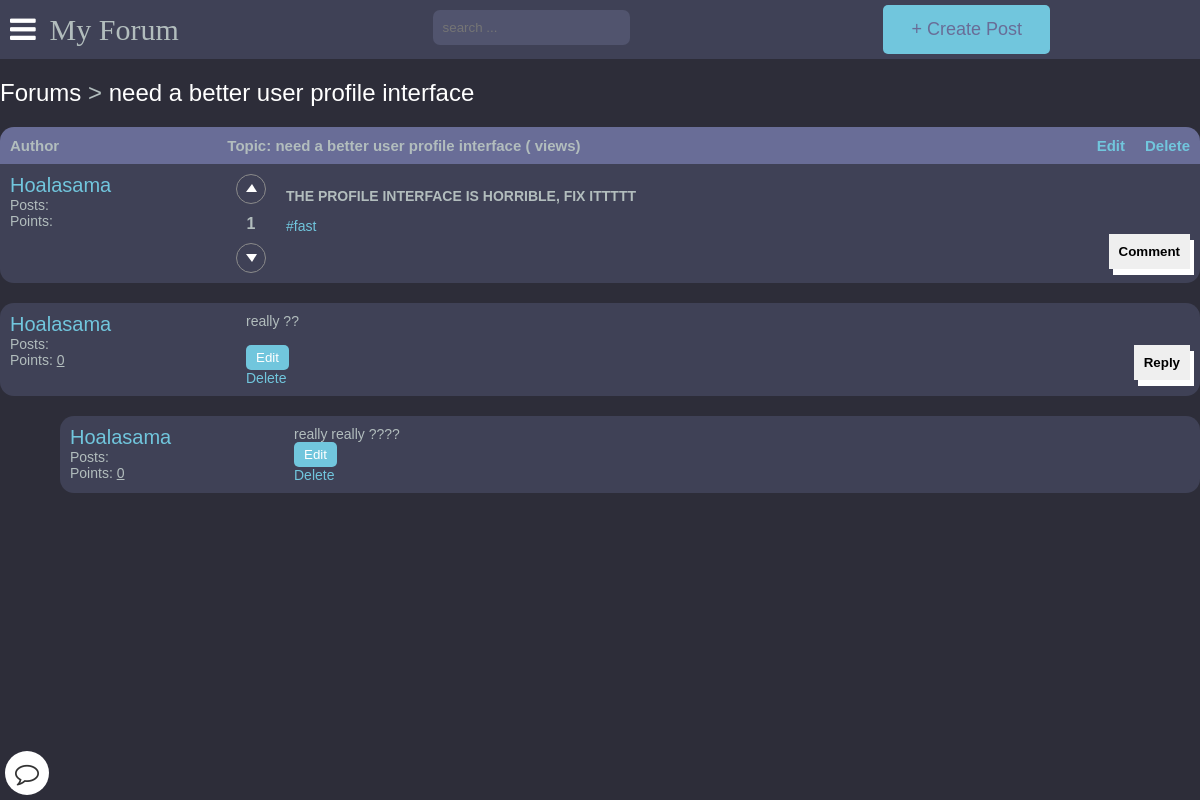
Before: /detail/need-a-better-user-profile-interface-biwmhrnJ/ (signed in) with the older database file.
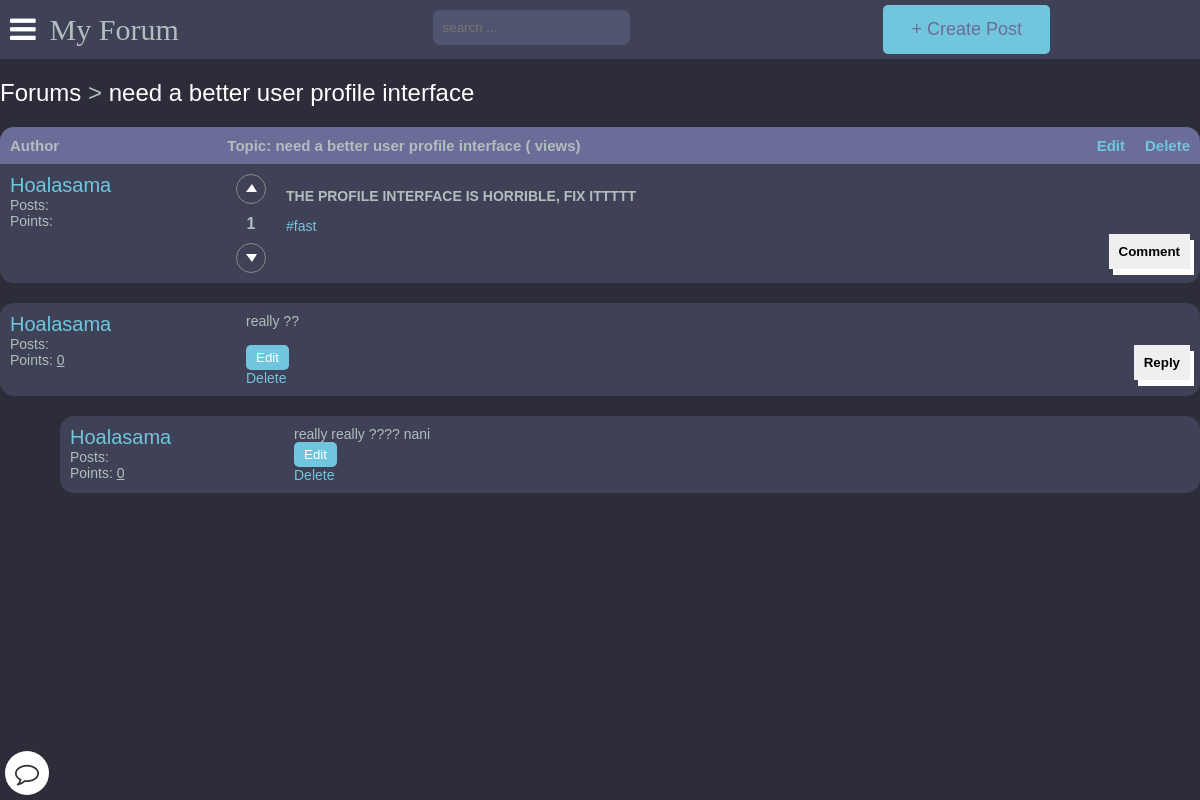
After: the same page with the newer database file.
### main/models.py (models this page shows, shortened)
class Post(models.Model):
    title = models.CharField(max_length=400)
    slug = models.SlugField(max_length=400, unique=True, blank=True)
    user = models.ForeignKey(Author, on_delete=models.CASCADE)
    content = HTMLField()
    categories = models.ManyToManyField(Category)
    date = models.DateTimeField(auto_now_add=True)
    approved = models.BooleanField(default=True)
    image = models.ImageField(upload_to='post_images', blank=True, null=True)
    hit_count_generic = GenericRelation(HitCount, object_id_field='object_pk',
        related_query_name='hit_count_generic_relation'
    )
    tags = TaggableManager()
    comments = models.ManyToManyField(Comment, blank=True)
    def get_vote_count(self):
        upvotes = Vote.objects.filter(post=self, activity_type=Vote.UP_VOTE).count()
        downvotes = Vote.objects.filter(post=self, activity_type=Vote.DOWN_VOTE).count()
        return upvotes - downvotes
    def get_url(self):
        return reverse("detail", kwargs={
            "slug":self.slug
        })
    class Meta:
        ordering = ['-date']

class Author(models.Model):
    user = models.ForeignKey(User, on_delete=models.CASCADE)
    fullname = models.CharField(max_length=40, blank=True)
    slug = models.SlugField(max_length=400, unique=True, blank=True)
    bio = HTMLField(default='none')
    points = models.IntegerField(default=0)
    email = models.EmailField(unique=False,default="example@gmail.com", validators=[EmailValidator(message="Invalid email format")])
    profile_pic = ResizedImageField(size=[400, 400], quality=100, upload_to="authors", default="defaults/default_profile_pic.jpg", null=True, blank=False)
    ROLES = (
        ('user','User'),
        ('teacher','Teacher'),
        ('admin','Admin'),
    )
    roles = models.CharField(max_length=50, choices=ROLES, default="user")

class Comment(models.Model):
    user = models.ForeignKey(Author, on_delete=models.CASCADE)
    content = models.TextField()
    date = models.DateTimeField(auto_now_add=True)
    replies = models.ManyToManyField(Reply, blank=True)

class Reply(models.Model):
    user = models.ForeignKey(Author, on_delete=models.CASCADE)
    content = models.TextField()
    date = models.DateTimeField(auto_now_add=True)
    class Meta:
        verbose_name_plural = "replies"

### main/views.py (the view, shortened to what this page needs)
# urls.py: path("detail/<slug>/", detail, name="detail"),
def detail(request, slug):
    post = get_object_or_404(Post, slug = slug)
    post = Post.objects.get(pk=post.id)
    author = get_object_or_404(Author, user=request.user)
    if request.user.is_authenticated:
        author = Author.objects.get(user=request.user)
    context = {
        "post":post,
        "title": post.title,
        "author": author,
    }
    update_views(request, post)
    return render(request, "detail.html", context)

### main/utils.py (called while the page is built)
def update_views(request, object):
    context ={}
    hit_count = get_hitcount_model().objects.get_for_object(object)
    hits = hit_count.hits
    hitcontext = context["hitcount"] = {"pk": hit_count.pk}
    hit_count_response = HitCountMixin.hit_count(request, hit_count)
    if hit_count_response.hit_counted:
        hits = hits+1
        hitcontext["hitcounted"] = hit_count_response.hit_counted
        hitcontext["hit_message"] = hit_count_response.hit_message
        hitcontext["total_hits"] = hits

### templates/detail.html (shortened to what this page needs)
{% extends 'base.html' %}
{% load hitcount_tags %}
{% block content %}
    <div class="container1">
        <div class="navigate">
            <span><a href="{% url 'home' %}">Forums</a> > <a href="{{post.get_url}}">{{post.title}}</a></span>
        </div>
        <div class="topic-container">
            <div class="head">
                <div class="authors">Author</div>
                <div class="content">Topic: {{post.title}} ({% get_hit_count for post %} views)</div>
                {% if user.is_authenticated and user == post.user.user %}
                <a href="{% url 'edit_post' post.id post.slug %}" class="edit-post" style="display:inline-block; margin-right:20px;">Edit</a>
                <a href="{% url 'delete_post' post.id %}" class="delete-post" style="display:inline-block;">Delete</a>
                {% endif %}
            </div>
            <div class="body" style="border-bottom-left-radius: 1rem;border-bottom-right-radius: 1rem; margin-bottom: 20px;">
                <div class="authors">
                    <div class="username"><a href="{% url 'other_profile' post.user.slug %}">{{post.user.fullname|title}}</a></div>
                    <div>Posts: <u>{{comment.user.num_posts}}</u></div>
                    <div>Points: <u>{{comment.user.points}}</u></div>
                </div>
                <div style="display:inline-block; margin-right:20px;">
                    {% if user.is_authenticated %}
                        {% with user_vote=post.get_user_vote %}
                            <button {% if user_vote and user_vote.vote_type == 'U' %}disabled{% endif %} onclick="upvotePost({{ post.id }})" class="round-button"><span class="triangle-up"></span></button>
                            <h1 id="vote-count-{{ post.id }}" style="display: flex; justify-content: center;">{{ post.get_vote_count }}</h1>
                            <button {% if user_vote and user_vote.vote_type == 'D' %}disabled{% endif %} onclick="downvotePost({{ post.id }})" class="round-button"><span class="triangle-down"></span></button>
                        {% endwith %}
                    {% endif %}
                </div>
                <div class="content" style="display:inline-block;">
                    {{post.content|safe}}
                    <div>
                    {% for tag in post.tags.all %}
                        <a href="{% url 'tagged_posts' tag.slug %}">#{{ tag.name }}</a>
                    {% endfor %}
                    </div>
                    {% if user.is_authenticated %}
                    <div class="comment">
                        <button onclick="showComment()">Comment</button>
                    </div>
                    {% endif %}
                </div>
            </div>
        </div>
        {% for comment in post.comments.all %}
        <div class="comments-container">
            <div class="body" style="border-radius: 1rem;margin-bottom: 20px;" >
                <div class="authors">
                    <div class="username"><a href="{% url 'other_profile' comment.user.slug %}">{{comment.user.fullname|title}}</a></div>
                    <div>Posts: <u>{{comment.user.num_posts}}</u></div>
                    <div>Points: <u>{{comment.user.points}}</u></div>
                </div>
                <div class="content">
                    <div class="comment-content">{{comment.content}}</div>
                    <br>
                    {% if user.is_authenticated %}
                    <div class="comment">
                        <button onclick="showReplies('comment{{comment.id}}')">Reply</button>
                    </div>
                    {% endif %}
                    {% if user.is_authenticated and user == comment.user.user %}
                        <button onclick="editComment('{{comment.id}}')" class="post-button">Edit</button>
                        <br>
                        <a href="{% url 'delete_comment' comment.id post.slug %}" class="delete-comment">Delete</a>
                    {% endif %}
                </div>
            </div>
        </div>
        {% for reply in comment.replies.all %}
        <div class="comments-container" style="width: 95%;  margin-left:5%;">
            <div class="body" style="border-radius: 1rem;margin-bottom: 20px;">
                <div class="authors">
                    <div class="username"><a href="{% url 'other_profile' reply.user.slug %}">{{reply.user.fullname|title}}</a></div>
                    <div>Posts: <u>{{reply.user.num_posts}}</u></div>
                    <div>Points: <u>{{reply.user.points}}</u></div>
                </div>
                <div class="content">
                    {{reply.content}}
                    <br>
                    {% if user.is_authenticated and user == reply.user.user %}
                        <button onclick="editReply('{{reply.id}}')" class="post-button">Edit</button>
                        <br>
                        <a href="{% url 'delete_reply' reply.id post.slug %}" class="delete-reply">Delete</a>
                    {% endif %}
                </div>
            </div>
        </div>
        {% endfor %}
        {% endfor %}
    </div>
    {% endblock content %}

### templates/base.html (shortened to what this page needs)
{% load static %}
<!DOCTYPE html>
<html lang="en">
<head>
    <link rel="stylesheet" href="{% static 'style.css' %}">
    <link rel="stylesheet" href="https://cdnjs.cloudflare.com/ajax/libs/font-awesome/4.7.0/css/font-awesome.min.css">
</head>
<body>
    <header class="header">
        <div class="navbar">
            <div class="myforum">
                <div id="iconnav"><a class="bar-icon" id="iconBar" onclick="hideIconBar()"><i class="fa fa-bars"></i></a></div>
                <div class="brand" id="logo"><a id="myforum" style="color:#b2bdbd;" href="{% url 'home' %}">My Forum</a></div>
            </div>
            <div id="searching" class="">
                {% if user.is_authenticated %}
                <form action="{% url 'search_result' %}" role="form" method="GET">
                {% else %}
                <form action="{% url 'signin' %}" role="form" method="GET">
                {% endif %}
                    <div class="search-box">
                        <div>
                            <input type="text" name="query" placeholder="search ..." id="finding" style="color: white;">
                        </div>
                    </div>
                </form>
            </div>
            <div id="createpost" style="font-size:18px; font-weight:300px; "><a style=" color:#696d97;margin-right:150px" class="btn btn--main" id="createpost" href="
                {% if user.is_authenticated %}
                {% url 'create_post' %}
                {% endif %}
                ">+ Create Post</a>
            </div>
        </div>
    </header>
    <div class="fixed-button">
        <a href="">
            <i class="fa fa-comment-o" aria-hidden="true"></i>
        </a>
    </div>
    {% block content %}
    {% endblock content %}
</body>
</html>

### static/style.css (style rules this page uses)
:root { --color-main: #71c6dd; --color-main-light: #e1f6fb; --color-dark: #3f4156; --color-dark-medium: #51546e; --color-dark-light: #696d97; --color-light: #e5e5e5; --color-gray: #8b8b8b; --color-light-gray: #b2bdbd; --color-bg: #2d2d39; --color-success: #5dd693; --color-error: #fc4b0b; }
* { box-sizing: border-box; }
html { font-size: 14px; font-family: Arial, Helvetica, sans-serif; background-color:var(--color-bg); color:var(--color-light-gray); }
a { display: inline-block; color: var(--color-main); text-decoration: none; }
h1 { font-size:16px; font-weight: bolder; }
div { display: block; }
.fixed-button { position: fixed; bottom: 5px; left: 5px; z-index: 1000; }
.fixed-button a { text-decoration: none; }
.fixed-button i { font-size: 24px; color: #333; background-color: #fff; border-radius: 50%; padding: 10px; }
#searching { align-items: center; }
.header { background-color: var(--color-dark); position: relative; }
#finding { background-color: var(--color-dark-medium); border: 0px; border-radius: 0.5rem; }
.btn { background-color: transparent; border: none; display: inline-flex; align-items: center; gap: 1rem; cursor: pointer; padding: 1rem 2rem; border-radius: 5px; font-weight: 30; }
.btn--main { background-color: var(--color-main); color: var(--color-dark); }
.myforum { margin-left: 0; }
#iconnav, #logo { display:inline; }
.round-button { width: 30px; height: 30px; border-radius: 50%; border: none; background-color: var(--color-dark); color: #fff; font-size: 20px; cursor: pointer; border: solid 1px var(--color-gray); }
.triangle-up { width: 0; height: 0; border-left: 6px solid transparent; border-right: 5px solid transparent; border-bottom: 8px solid rgb(255, 255, 255); display: inline-block; position: relative; top: -1px; }
.triangle-down { width: 0; height: 0; border-left: 6px solid transparent; border-right: 5px solid transparent; border-top: 8px solid rgb(255, 255, 255); display: inline-block; position: relative; top: 0px; }
.navbar { display:flex; align-items: center; background-color: var(--color-dark); justify-content: space-between; }
.bar-icon { font-size: 30px; display: inline-block; margin-right:10px; margin-left: 10px; color: #fff; cursor: pointer; }
.brand { font-size:30px; display: inline-block; font-family:aquire; }
.search-box { padding-top: 10px; display:flex; justify-content: center; }
.search-box input { padding: 10px; }
.navigate { margin-block: 20px; font-weight: lighter; font-size: 24px; }
.navigate a { color: #fff; }
.head { display: flex; background-color: var(--color-dark-light); padding: 10px; font-weight: bold; font-size: 15px; border-top-left-radius: 1rem; border-top-right-radius: 1rem; }
.authors { flex: 20%; }
.content { flex: 80%; }
.body { display: flex; background-color: var(--color-dark); padding: 10px; position: relative; }
.body .authors .username { font-size: 20px; }
.body .content .comment button { border:none; padding:10px; font-weight: bolder; box-shadow: 4px 6px #fff; cursor: pointer; float: right; }
body { margin:0px; background-color: var(--color-bg); }

### templates/detail.html (style rules this page uses)
.post-button { background-color: var(--color-main); cursor: pointer; color: #fff; padding: 5px 10px; border: none; border-radius: 5px; }

Changed rows visible on the page:
changed Reply "Hoalasama": content "really really ????" → "really really ???? nani"
